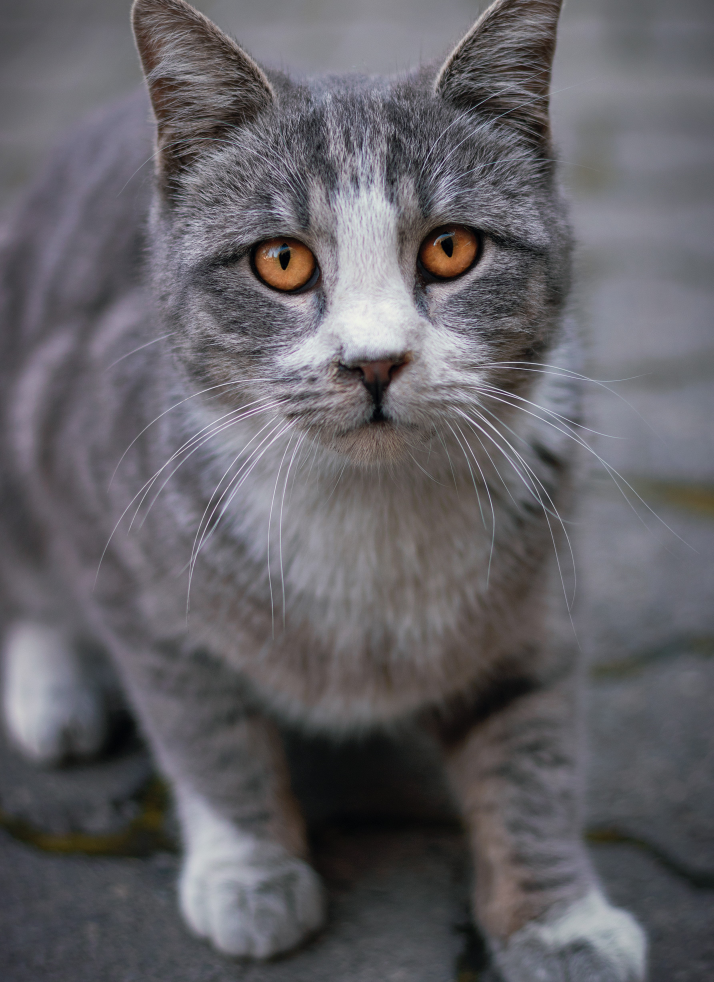
#> input picture Photos/Cat.jpg, 3568 x 4909 px, found by its file name (shown at 1/5 size)
$ python rescale_image.py
#> lines starting #> are read from the running program, lines starting #| are printed output that depends on the picture
#> further down, img is the input picture: shape (4909, 3568, 3); mean B, G, R 102.1, 97.3, 99.3
import cv2 as cv
from cv2 import resize


def rescaleFrame(frame, scale=0.75):
#> called with scale = 0.1
    width = int(frame.shape[1] * scale)
#> width = 356
    height = int(frame.shape[0] * scale)
#> height = 490
    dimensions = (width, height)
#> dimensions = (356, 490)

    return cv.resize(frame, dimensions, interpolation=cv.INTER_AREA)
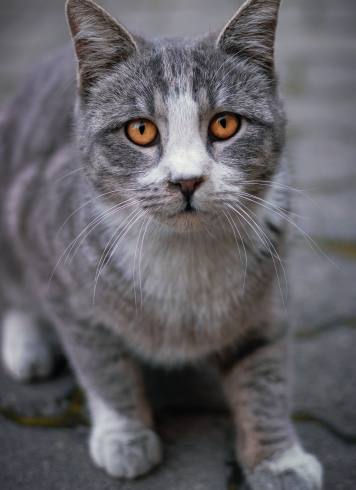
#> returned value: shape (490, 356, 3); mean of channels 0, 1, 2 102.1, 97.3, 99.3; drawn as B, G, R


# Reading images
img = cv.imread('./Photos/cat.jpg')
resized_image = rescaleFrame(img, 0.1)
cv.imshow('Cat', img)
cv.imshow('Rescaled Image', resized_image)

cv.waitKey(0)

$ run again, with Photos/Dog.jpg copied over Photos/Cat.jpg
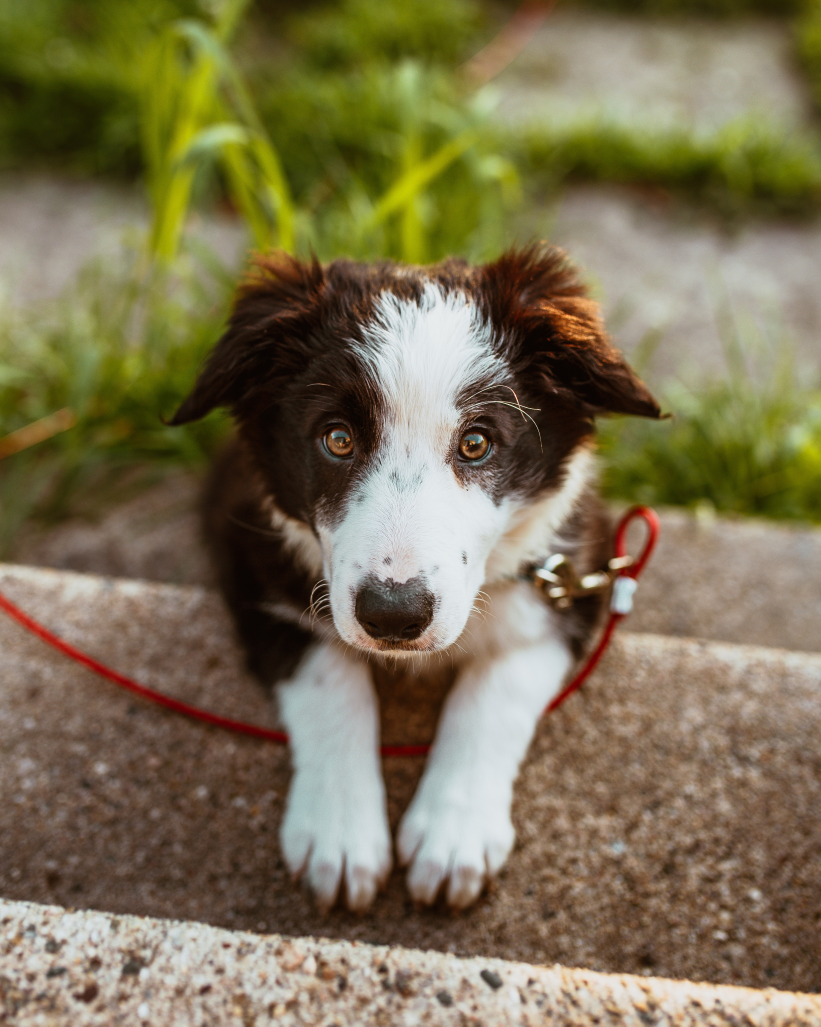
#> input picture Photos/Dog.jpg, 3284 x 4105 px, found by its file name (shown at 1/4 size)
#> img is the input picture: shape (4105, 3284, 3); mean B, G, R 82.7, 113, 123.6
#> in rescaleFrame, `return cv.resize(frame, dimensions, interpolation=cv.INTER_AREA)`:
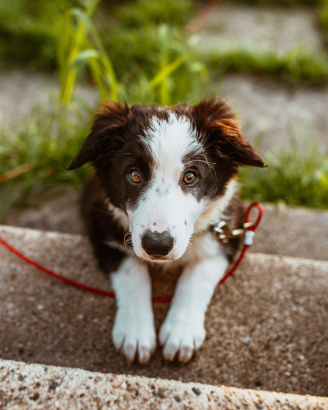
#> returned value: shape (410, 328, 3); mean of channels 0, 1, 2 82.7, 113, 123.6; drawn as B, G, R

$ run again, with Photos/Person.jpg copied over Photos/Cat.jpg
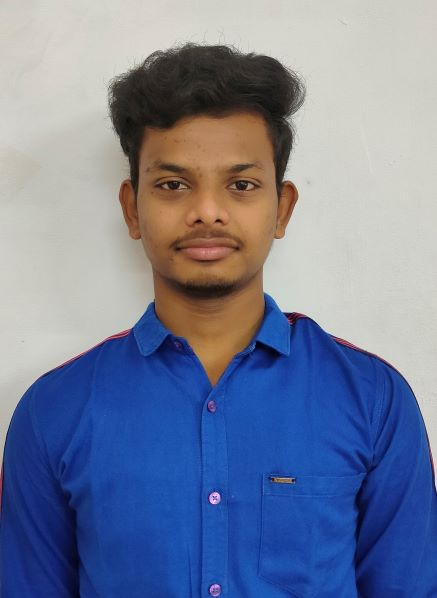
#> input picture Photos/Person.jpg, 437 x 598 px, found by its file name
#> img is the input picture: shape (598, 437, 3); mean B, G, R 154, 126.9, 117
#> in rescaleFrame, `return cv.resize(frame, dimensions, interpolation=cv.INTER_AREA)`:
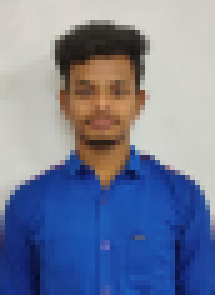
#> returned value: shape (59, 43, 3) (shown 5 times larger); mean of channels 0, 1, 2 154, 126.9, 117; drawn as B, G, R

$ run again, with Photos/group.jpg copied over Photos/Cat.jpg
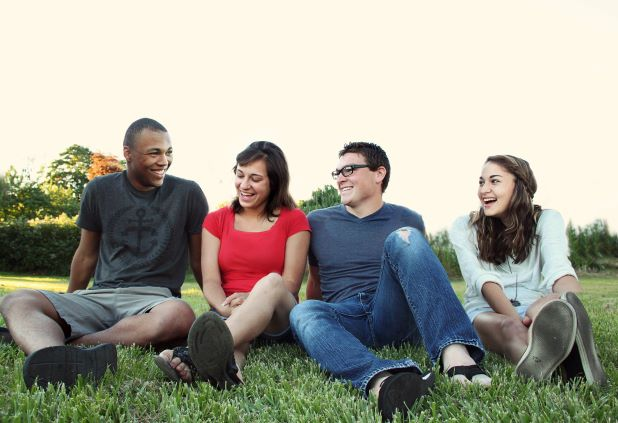
#> input picture Photos/group.jpg, 618 x 423 px, found by its file name
#> img is the input picture: shape (423, 618, 3); mean B, G, R 149.2, 162.1, 163.5
#> in rescaleFrame, `return cv.resize(frame, dimensions, interpolation=cv.INTER_AREA)`:
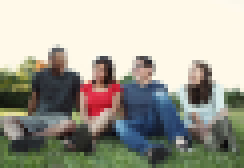
#> returned value: shape (42, 61, 3) (shown 4 times larger); mean of channels 0, 1, 2 149.2, 162.1, 163.5; drawn as B, G, R
